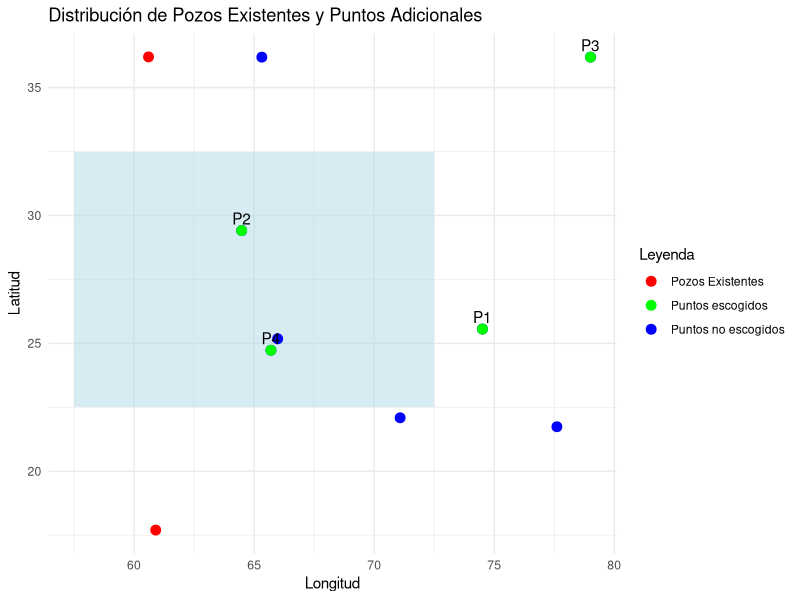

Here is the R script that generated this plot:
# Cargar librería dplyr
if (!requireNamespace("dplyr", quietly = TRUE)) {
  install.packages("dplyr")
}
library(dplyr)

# Cargar librería ggplot2
if (!requireNamespace("ggplot2", quietly = TRUE)) {
  install.packages("ggplot2")
}
library(ggplot2)

# Definir los puntos y el bloque V
block_V <- data.frame(
  x = c(57.5, 57.5, 72.5, 72.5, 57.5),
  y = c(22.5, 32.5, 32.5, 22.5, 22.5)
)

# Definir los puntos existentes y los puntos adicionales
existing_wells <- data.frame(
  x = c(60.6, 60.9),
  y = c(36.2, 17.7)
)

#additional_points <- data.frame(
#  x = c(60.4, 60.9, 56.3, 76.4, 63.9, 77.4, 73.9, 69.4),
#  y = c(37.2, 36.1, 34.6, 23.3, 21.5, 25.3, 34.8, 35.6)
#)
#simulacion 1
#additional_points <- data.frame(
#  x = c(55.08, 69.75, 56.65, 63.12, 68.29, 65.21, 62.23, 72.79),
#  y = c(39.21, 21.85, 39.53, 39.02, 26.52, 32.47, 32.71, 24.92)
#)
#simulacion 2
#additional_points <- data.frame(
#  x = c(77.06, 69.91, 60.10, 55.55, 71.95, 70.47, 68.73, 57.51),
#  y = c(21.71, 39.21, 38.31, 28.39, 33.19, 36.19, 26.17, 22.75)
#)
#simulacion 3
#additional_points <- data.frame(
#  x = c(71.42, 74.09, 71.56, 73.24, 74.34, 60.96, 69.91, 77.12),
#  y = c(21.18, 38.85, 36.20, 23.62, 35.97, 20.52, 33.91, 31.62)
#)
#simulacion 4
#additional_points <- data.frame(
#  x = c(63.47, 59.77, 58.04, 66.99, 79.51, 66.82, 56.56, 64.87),
#  y = c(24.88, 33.92, 28.12, 28.13, 30.62, 20.86, 38.47, 27.04)
#)
#simulacion 5
additional_points <- data.frame(
  x = c(74.51, 64.48, 79.01, 65.98, 65.32, 77.61, 65.70, 71.08),
  y = c(25.56, 29.41, 36.19, 25.18, 36.19, 21.74, 24.73, 22.09)
)
#simulacion 6
#additional_points <- data.frame(
#  x = c(65.73, 60.64, 76.16, 76.93, 56.20, 59.52, 59.77, 62.47),
#  y = c(28.42, 27.25, 37.40, 34.41, 29.53, 34.31, 27.73, 33.17)
#)
#simulacion 7
#additional_points <- data.frame(
#  x = c(77.30, 65.73, 74.79, 66.98, 56.63, 74.74, 73.51, 62.63),
#  y = c(33.95, 20.26, 33.56, 22.01, 39.79, 33.28, 29.41, 32.18)
#)
#simulacion 8
#additional_points <- data.frame(
#  x = c(74.96, 77.90, 65.12, 76.64, 70.06, 55.93, 59.39, 67.86),
#  y = c(30.00, 20.92, 22.04, 35.12, 26.36, 29.02, 32.81, 26.02)
#)
#simulacion 9
#additional_points <- data.frame(
#  x = c(66.04, 77.38, 57.00, 59.38, 77.65, 63.36, 62.32, 72.07),
#  y = c(26.49, 30.92, 25.50, 31.76, 23.70, 30.96, 22.10, 24.52)
#)
#simulacion 10
#additional_points <- data.frame(
#  x = c(72.15, 58.86, 76.18, 69.22, 76.62, 77.59, 79.69, 59.98),
#  y = c(26.16, 37.31, 39.33, 36.92, 36.50, 38.12, 36.98, 37.59)
#)

# Función para calcular la distancia euclidiana entre dos puntos
euclidean_distance <- function(p1, p2) {
  sqrt((p1[1] - p2[1])^2 + (p1[2] - p2[2])^2)
}

# Función para calcular la varianza de estimación
calcular_varianza <- function(existing_wells, selected_points) {
  total_cuadrado_dist <- sum(apply(selected_points, 1, function(point) {
    sum(apply(existing_wells, 1, function(existing_well) euclidean_distance(point, existing_well)^2))
  }))
  return(total_cuadrado_dist)
}

# Implementación del método de intercambios secuenciales óptimos
n <- nrow(additional_points)  # Número total de puntos
k <- 4  # Número de puntos a usar
mejores_varianzas <- numeric(0)
mejores_combinaciones <- list()

j <- 1

while (j <= n - k) {
  for (i in 1:k) {
    combinaciones <- t(combn(nrow(additional_points), k))
    puntos_seleccionados <- additional_points[combinaciones[i, ], ]
    varianza <- calcular_varianza(existing_wells, rbind(existing_wells, puntos_seleccionados))
    if (!(varianza %in% mejores_varianzas)) {
      mejores_varianzas <- c(mejores_varianzas, varianza)
      mejores_combinaciones[[length(mejores_combinaciones) + 1]] <- puntos_seleccionados
    }
  }
  j <- j + 1
}

# Ordenar las mejores varianzas y combinaciones
orden <- order(mejores_varianzas)
mejores_varianzas <- mejores_varianzas[orden]
mejores_combinaciones <- mejores_combinaciones[orden]

# Mostrar las 10 mejores combinaciones y sus varianzas
resultados <- data.frame(varianza = mejores_varianzas[1:3], combinacion = sapply(mejores_combinaciones[1:3], function(x) paste(rownames(x), collapse = ",")))
print(resultados)

# Crear un data frame con los puntos seleccionados y sus identificadores
mejor_combinacion <- mejores_combinaciones[[1]]
mejor_combinacion$ID <- paste0("P", seq_len(nrow(mejor_combinacion)))

# Graficar los pozos existentes, los puntos adicionales y las estaciones seleccionadas
ggplot() +
  geom_polygon(data = block_V, aes(x = x, y = y), fill = "lightblue", alpha = 0.5) +
  geom_point(data = existing_wells, aes(x = x, y = y, color = "Pozos Existentes"), size = 3) +
  geom_point(data = additional_points, aes(x = x, y = y, color = "Puntos no escogidos"), size = 3) +
  geom_point(data = mejor_combinacion, aes(x = x, y = y, color = "Puntos escogidos"), size = 3) +
  geom_text(data = mejor_combinacion, aes(x = x, y = y, label = ID), vjust = -0.5) +  # Agregar etiquetas de los puntos
  scale_color_manual(values = c("Pozos Existentes" = "red", 
                                "Puntos no escogidos" = "blue", 
                                "Puntos escogidos" = "green"),
                     name = "Leyenda") +
  ggtitle("Distribución de Pozos Existentes y Puntos Adicionales") +
  xlab("Longitud") +
  ylab("Latitud") +
  theme_minimal()

print(resultados$varianza/50000)
